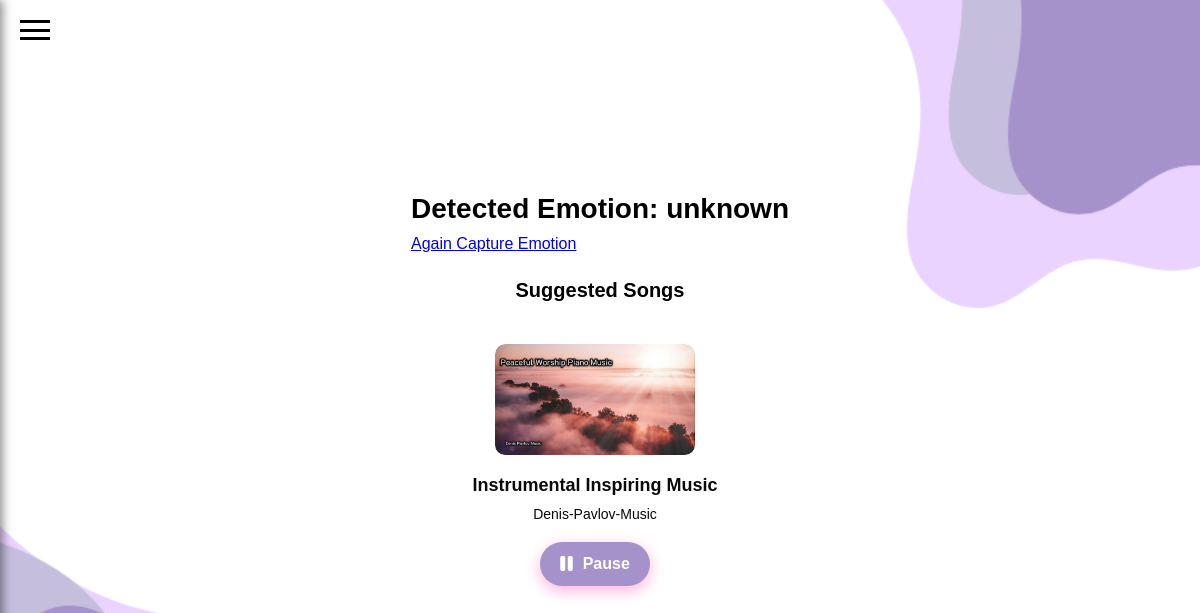
/playlist (signed in), run on the app's committed database.
### tables this page shows
CREATE TABLE Songs (
        id INTEGER PRIMARY KEY AUTOINCREMENT,
        image TEXT NOT NULL,           -- Path to the image (album cover)
        title TEXT NOT NULL,           -- Song title
        artist TEXT NOT NULL,          -- Artist name
        song TEXT NOT NULL,            -- Path to the song file
        mode TEXT NOT NULL DEFAULT 'unknown'  -- Mode (default is 'unknown')
    );

### app.py (the view)
@app.route('/playlist', methods=['GET', 'POST'])
def playlist():
    if 'username' not in session:
        return redirect(url_for('login'))  # Redirect to login if not logged in
    emotion = request.args.get('emotion', 'unknown')  # Get the emotion from the URL parameters, default to 'unknown'
    conn = get_db_connection()
    c = conn.cursor()
    c.execute("SELECT * FROM Songs WHERE mode = ? OR mode = 'unknown'", (emotion,))
    songs = c.fetchall()  # Fetch all songs that match the emotion or are 'unknown'
    conn.close()
    return render_template('playlist.html', emotion=emotion, songs=songs)  # Pass the emotion and songs to the template

### app.py (called while the page is built)
def get_db_connection():
    conn = sqlite3.connect('sqlit.db')
    conn.row_factory = sqlite3.Row
    return conn

### templates/playlist.html (shortened to what this page needs)
<!DOCTYPE html>
<html lang="en">
<head>
    <link rel="stylesheet" href="{{ url_for('static', filename='css/playlist.css') }}">
    <link rel="stylesheet" href="https://cdnjs.cloudflare.com/ajax/libs/font-awesome/6.0.0-beta3/css/all.min.css">
</head>
<body>
<div class="hamburger" id="hamburger">
    <div></div>
    <div></div>
    <div></div>
</div>
<div class="content" style="z-index: 1; position: relative; overflow: hidden;">
    {% if emotion %}
    <h1>Detected Emotion: {{ emotion }}</h1>
    {% endif %}
    <a href="/">Again Capture Emotion</a>
    <h1><span>Suggested Songs</span></h1>
    <div class="playlist-container">
        {% if songs %}
            {% for song in songs %}
                <div class="song-item">
                    <div class="i" style=" height: 111px; border-radius: 10px;overflow: hidden;">
                        <img src="{{ url_for('static', filename='images/' + song['image']) }}" alt="Album Cover" class="album-cover">
                    </div>
                    <div class="song-info">
                        <div class="info">
                            <div class="song-title">{{ song['title'] }}</div>
                            <div class="song-artist">{{ song['artist'] }}</div>
                        </div>
                        <button class="play-button"
                                onclick="playSong('{{ url_for('static', filename='songs/' + song['song']) }}', this)">
                        </button>
                    </div>
                </div>
            {% endfor %}
        {% else %}
            <p>No songs found for the emotion: {{ emotion }}.</p>
        {% endif %}
    </div>
</div>
</body>
</html>

### static/css/playlist.css (style rules this page uses)
body { font-family: 'Poppins', sans-serif; background-image: url('../image/bg2.png'); background-size: cover; background-position: center; background-repeat: no-repeat; margin: 0; display: flex; justify-content: center; align-items: center; height: 100vh; overflow: hidden; position: relative; color: #000000; }
h1 { text-align: center; margin-bottom: 10px; font-size: 28px; }
h1 span { font-size: 20px; }
.playlist-container { display: grid; grid-template-columns: repeat(auto-fit, minmax(250px, 1fr)); gap: 20px; max-width: 1200px; margin: 20px auto; max-height: 500px; overflow-y: scroll; padding-right: 10px; }
.song-item { border-radius: 10px; padding: 20px; display: flex; flex-direction: column; align-items: center; transition: transform 0.3s ease, box-shadow 0.3s ease; }
.album-cover { width: 100%; max-width: 200px; border-radius: 10px; margin-bottom: 20px; }
.song-info { margin-top: 20px; display: flex; flex-direction: column; align-items: center; text-align: center; }
.song-title { color: #0a0a0a; font-size: 18px; font-weight: bold; margin-bottom: 10px; }
.song-artist { color: #080808; font-size: 14px; margin-bottom: 20px; }
.play-button { background-color: #a692cb; border: none; border-radius: 50px; padding: 12px 20px; color: #FFFFFF; font-size: 16px; font-weight: bold; cursor: pointer; transition: background-color 0.3s ease; display: flex; align-items: center; gap: 10px; justify-content: center; box-shadow: 0px 5px 15px rgba(255, 0, 150, 0.3); }
.hamburger { position: absolute; top: 20px; left: 20px; z-index: 3; cursor: pointer; display: flex; flex-direction: column; justify-content: space-between; width: 30px; height: 20px; }
.hamburger div { width: 30px; height: 3px; background-color: #000000; transition: all 0.3s ease; }

### data on the page
Songs: mode "unknown", image (picture), title "Instrumental Inspiring Music", artist "Denis-Pavlov-Music"
